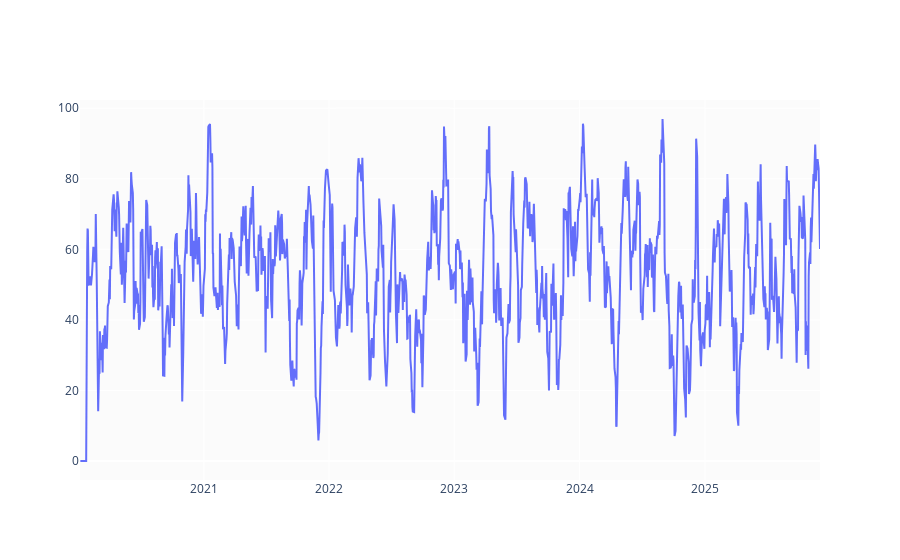

Write notebook code for a chart like this one.
### Code cell
def relative_strength_idx(df, n=14):
    close = df['Close']
    delta = close.diff()
    delta = delta[1:]
    pricesUp = delta.copy()
    pricesDown = delta.copy()
    pricesUp[pricesUp < 0] = 0
    pricesDown[pricesDown > 0] = 0
    rollUp = pricesUp.rolling(n).mean()
    rollDown = pricesDown.abs().rolling(n).mean()
    rs = rollUp / rollDown
    rsi = 100.0 - (100.0 / (1.0 + rs))
    return rsi

df['RSI'] = relative_strength_idx(df).fillna(0)

fig = go.Figure(go.Scatter(x=df.Date, y=df.RSI, name='RSI'))
fig.show()

### Figure 1 — Plotly figure (JSON) as saved in the notebook; plotly's stock layout.template omitted (floating-point values rounded to 4 significant figures; data arrays with more than 128 entries replaced by an {"elided": "..."} marker saying what was removed)
{"data": [{"name": "RSI", "type": "scatter", "x": {"elided": "1486 str values"}, "y": {"elided": "1486 float values"}}], "layout": {}}
